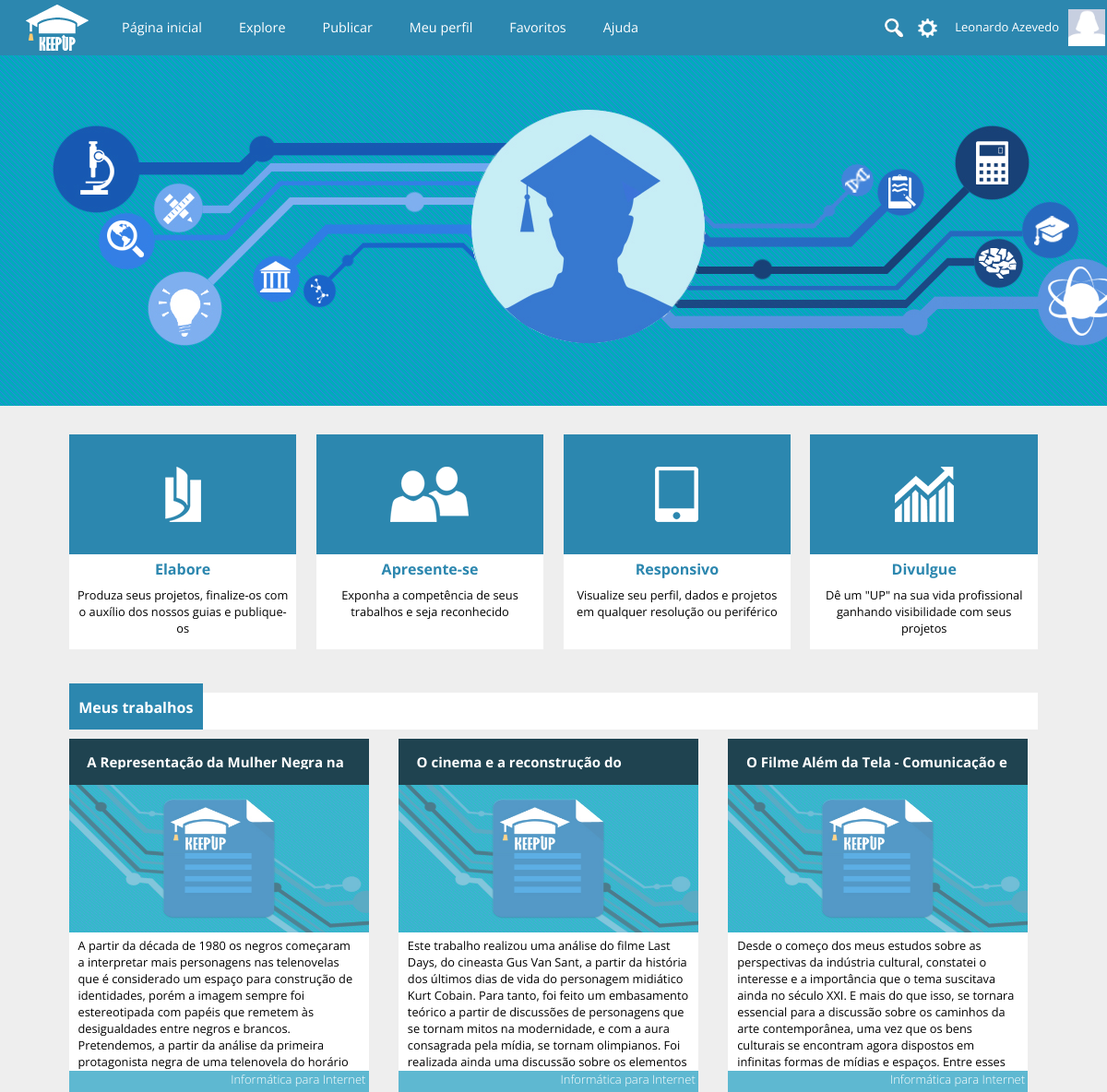
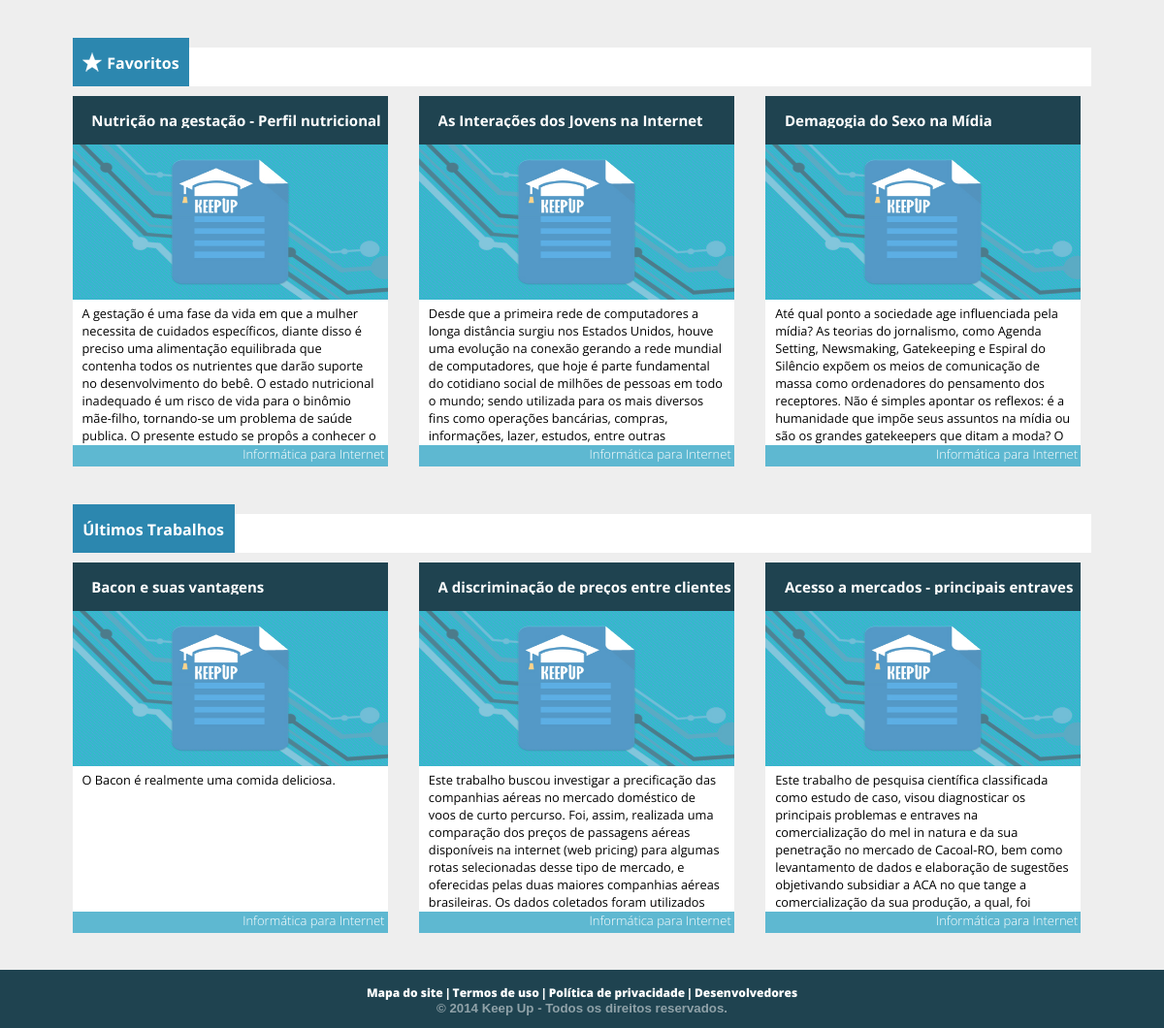
Screenshot of / (signed in) with the database file from the repository (2 pictures, top to bottom).
### tables this page shows
CREATE TABLE `trabalho` (
  `cd_trabalho` int(11) NOT NULL AUTO_INCREMENT,
  `nm_titulo` varchar(200) NOT NULL,
  `ds_resumo` text,
  `cd_escola` int(11) NOT NULL,
  `cd_curso` int(11) NOT NULL,
  `dt_publicado` datetime NOT NULL,
  `aa_publicacao` int(4) NOT NULL,
  `tx_pchave` varchar(255) DEFAULT '',
  PRIMARY KEY (`cd_trabalho`),
  KEY `fk_trabalhoescola` (`cd_escola`),
  KEY `fk_trabalhocurso` (`cd_curso`),
  CONSTRAINT `fk_trabalhocurso` FOREIGN KEY (`cd_curso`) REFERENCES `curso` (`cd_curso`),
  CONSTRAINT `fk_trabalhoescola` FOREIGN KEY (`cd_escola`) REFERENCES `escola` (`cd_escola`)
);

### sessao.php (called while the page is built, shortened)
<?php
if(isset($_SESSION["logado"]) && $_SESSION["logado"] == true) {
	$sessao = $_SESSION;
}
?>

### conexao.class.php (called while the page is built, shortened)
<?php
class Conexao {
	private $host = "localhost";
	private $usuario = "root";
	private $senha = "usbw";
	private $banco = "keepup";
	private function conectar() {
		if($this->conexao = mysql_connect($this->host, $this->usuario, $this->senha)) {
			if($this->conexaoBanco = mysql_select_db($this->banco)) {
				return $this;
			}
		}
		die("conexao.class:20". mysql_error());
	}
	public function consultar($sql) {
		if($query = mysql_query($sql)) {
			$arr_resultado = array();
			while($resultado = mysql_fetch_array($query)) {
				array_push($arr_resultado, $resultado);
			}
			return $arr_resultado;
		}
		else {
			echo "conexao:39: ".mysql_error();
			$this->desconectar();
			return false;
		}
	}
}
?>

### public_html/index.php (the view, shortened to what this page needs)
<?php
require("../sessao.php");
require("../conexao.class.php");
$conexao = new Conexao();
if($logado) {
    if($sessao["tipoConta"] == "A") {
    	$codigoPerfil = $_SESSION["cd_aluno"];
    	$consulta =
    		"SELECT
    			t.nm_titulo 'titulo',
    			t.ds_resumo 'resumo',
    			t.cd_trabalho 'cd'
    		FROM
    			trabalho t, autoria a
    		WHERE
    			t.cd_trabalho = a.cd_trabalho and
    			a.cd_aluno = $codigoPerfil
    		ORDER BY
    			t.dt_publicado DESC
    		LIMIT 3";
    }
	$sessao["trabalhosUsuario"] = $conexao->consultar($consulta);
    if($sessao["tipoConta"] == "A") {
    	$favsql =
    		"SELECT
    			t.*
    		FROM
    			trabalho t, favorito f
    		WHERE
    			t.cd_trabalho = f.cd_trabalho and
    			f.cd_aluno = {$sessao["cd_aluno"]}
    		ORDER BY
    			f.dt_favoritado DESC
    		LIMIT 3";
    	$sessao["favoritos"] = $conexao->consultar($favsql);
    }
}
$consulta =
	"SELECT
		t.nm_titulo,
		c.nm_curso,
		t.ds_resumo,
		t.cd_trabalho
	FROM
		trabalho t, curso c
	WHERE
		t.cd_curso = c.cd_curso
	ORDER BY
		t.dt_publicado DESC
	LIMIT 3";
$sessao["trabalhosRecentes"] = $conexao->consultar($consulta);
?>
<!doctype html>
<html>
<head>
	<link href="cs/estilo_index.css" rel="stylesheet" type="text/css" />
    <link href="cs/global.css" rel="stylesheet" type="text/css" />
</head>
<body>
<?php include "header.php"; ?>
    				<div id='video_background'>
                    	<div class="slide" id="slide1">
                       	</div>
                    </div>
    <Section>
        <div id="vantagens">
                <div class="vantagens">
                    <div class="icones" id="i1"> </div>
                    	<h1> Elabore </h1>
                        <p>
                        Produza seus projetos, finalize-os com o auxílio dos nossos guias e publique-os
                        </p>
		</div>
                <div class="vantagens">
                    <div class="icones" id="i2"> </div>
                    <h1> Apresente-se </h1>
                        <p>
						Exponha a competência de seus trabalhos e seja reconhecido
                        </p>
                </div>
                <div class="vantagens">
                    <div class="icones" id="i3"> </div>
                    <h1> Responsivo </h1>
                        <p>
                        Visualize seu perfil, dados e projetos em qualquer resolução ou periférico
                        </p>
                </div>
                <div class="vantagens">
                    <div class="icones" id="i4"> </div>
                    <h1> Divulgue </h1>
                        <p>
                       Dê um "UP" na sua vida profissional ganhando visibilidade com seus projetos
                        </p>
                </div>
        </div>
					<?php if(isset($sessao["trabalhosUsuario"]) && sizeof($sessao["trabalhosUsuario"]) > 0) { ?>
        <div id="trabalhos">
        	<div class="UltimosTrabalhos">
            	<a href="#">
                    <div class="latest_posts"> <h1>Meus trabalhos</h1> </div>
                </a>
            </div>
            <article class="links_trabalhos">
    			<?php foreach($sessao["trabalhosUsuario"] as $trabalho) { ?>
                <a href="trabalho.php?t=<?php echo $trabalho["cd"]; ?>">
                    <div class="box_monografia" id="fav1">
                         <div class="each_titulo_area">
                            <div class="each_titulo"> <h1> <?php echo $trabalho["titulo"]; ?> </h1> </div>
                        </div>
                        <div class="each_icon">
                            <img src="images/<?php if(isset($trabalho["url_imagem"]) and strlen($trabalho["url_imagem"]) > 3) echo $trabalho["url_imagem"]; else echo "imagens_monografias/img_vis.jpg"; ?>" class="imagens_index">
                        </div>
                        <div class="each_resumo">
                            <p> <?php echo $trabalho["resumo"]; ?></p>
                        </div>
                        <div class="each_autor_curso">
                            <h1>
                            Informática para Internet
                            </h1>
                        </div>
                    </div>
                </a>
             <?php  } ?>
            </article>
      	</div>
        <?php } ?>
					<?php if(isset($sessao["favoritos"]) && sizeof($sessao["favoritos"]) > 0) { ?>
        <div id="trabalhos">
        	<div class="UltimosTrabalhos">
            	<a href="#">
                    <div class="latest_posts"> <h1>  <img src="images/index_icons/star.png" style="float:left; margin-right:5px;">Favoritos </h1> </div>
                </a>
            </div>
            <article class="links_trabalhos">
			<?php foreach($sessao["favoritos"] as $trabaho) { ?>
            <a href="trabalho.php?t=<?php echo $trabaho["cd_trabalho"]; ?>">
                <div class="box_monografia" id="fav1">
                     <div class="each_titulo_area">
                        <div class="each_titulo"> <h1> <?php echo $trabaho["nm_titulo"]; ?> </h1> </div>
                    </div>
                    <div class="each_icon">
                        <img src="images/<?php if(isset($trabaho["url_imagem"]) and strlen($trabaho["url_imagem"]) > 3) echo $trabaho["url_imagem"]; else echo "imagens_monografias/img_vis.jpg"; ?>" class="imagens_index">
                    </div>
                    <div class="each_resumo">
                        <p> <?php echo $trabaho["ds_resumo"]; ?></p>
                    </div>
                    <div class="each_autor_curso">
                        <h1>
                        Informática para Internet
                        </h1>
                    </div>
                </div>
                </a>
             <?php  } ?>
            </article>
      	</div>
        <?php } ?>
        <div id="trabalhos">
        	<div class="UltimosTrabalhos">
            	<div class="latest_posts"> <h1> Últimos Trabalhos </h1> </div>
            </div>
            <?php if(isset($sessao["trabalhosRecentes"]) && sizeof($sessao["trabalhosRecentes"]) > 0) { ?>
            <article class="links_trabalhos">
            	<?php foreach($sessao["trabalhosRecentes"] as $trabalho) { ?>
                <a href="trabalho.php?t=<?php echo $trabalho["cd_trabalho"]; ?>">
                <div class="box_monografia" id="ult1">
                	<div class="each_titulo_area">
                        <div class="each_titulo"> <h1><?php echo $trabalho["nm_titulo"]; ?></h1> </div>
                    </div>
                	<div class="each_icon">
                    	<img src="images/<?php if(isset($trabalho["url_imagem"]) and strlen($trabalho["url_imagem"]) > 3) echo $trabalho["url_imagem"]; else echo "imagens_monografias/img_vis.jpg"; ?>" class="imagens_index">
                    </div>
                    <div class="each_resumo">
                    	<p><?php echo $trabalho["ds_resumo"]; ?>
                        </p>
                    </div>
                    <div class="each_autor_curso">
                    	<h1>
                       <a href="#"> Informática para Internet </a>
                        </h1>
                    </div>
                    </div>
                </a>
                    <?php } ?>
                </div>
                <?php }
				else { ?>
					<p>Nenhum trabalho recente</p>
				<?php } ?>
    </Section>
    <footer>
            <div id="footer_centralizado">
                <p>
                <a href="#"> Mapa do site </a> |
                <a href="#"> Termos de uso </a> |
                <a href="#"> Política de privacidade </a> |
                <a href="#"> Desenvolvedores  </a>
                </p>
            		<h5> © 2014 Keep Up - Todos os direitos reservados. </h5>
            </div>
        </footer>
</body>
</html>

### public_html/cs/estilo_index.css (style rules this page uses)
#slide1 { background-image:url(../images/slide3_1.jpg); background-repeat:no-repeat; background-position: right right; background-size:cover; }
section { width:95%;height:auto; margin:auto; }
#video_background { min-width: 100%; width: auto; z-index: -1000; overflow: hidden; height: 400px; }
#video_background .slide { width: 100%; height: 100%; display: none; background-color:#2c87af; margin-top:-20px; }
#trabalhos { width:95%; height:470px; margin:auto; padding-top:1%; }
.UltimosTrabalhos { background-color:white; height:40px; margin-top:20px; width:97%; margin:auto; }
.imagens_index { width:100%; height:100%; text-align:left; position:relative; opacity:.8; -webkit-transition: opacity; -webkit-transition-duration:0.1s ; -webkit-transition-timing-function:ease-in; }
.latest_posts { float:left; width:auto; padding-left:1%; padding-right:1%; height:50px; margin-top:-10px; background-color:#2c87af; color:white; }
.latest_posts h1 { font-size:16px; margin-top:15px; }
.links_trabalhos { width:100%; height:320px; margin:auto; }
.box_monografia { margin-top:10px; float:left; width:30%; margin-left:1.5%; margin-right:1.5%; height:auto; }
.each_icon { width:100%; height:160px; background-color:white; text-align:center; }
.each_titulo_area { width:100%; height:50px; background-color:#1f4350; }
.each_titulo { width:94%; height:33px; float:right; color:white; overflow:hidden; }
.each_titulo h1 { margin:0; margin-top:15px; font-size:15px }
.each_resumo { width:94%; height:150px; background-color:white; float:right; padding-left:3%; padding-right:3%; overflow:hidden; z-index:-5; color:black; }
.each_resumo p { font-size:0.8em; margin:0; margin-top:5px; }
.each_autor_curso { width:auto; padding:1%; height:20px; margin-top:146px; text-align:right; background-color:#5eb8d1; color:white; }
.each_autor_curso h1 { margin:0; font-size:13px; font-weight:100; }
a:link { color:white; text-decoration:none }
#vantagens { width:94%; height:200px; margin:auto; padding:1%; margin-bottom:5%; }
.vantagens { width:23%; margin-left:1%; margin-right:1%; height:200px; padding-bottom:3%; background-color:white; float:left; }
.vantagens h1 { margin:auto; margin-top:5px; text-align:center; font-size:1em; color:#2c87af; font-weight:700 }
.vantagens p { margin:auto; text-align:center; font-size:0.8em ; margin-left:2%; margin-right:2%; margin-top:3% }
.icones { width:100%; background-color:#2c87af; height:130px; }
#i1 { background-image:url(../images/index_icons/i1.png); background-position:center; background-repeat:no-repeat; -webkit-transition-property: background-color; -webkit-transition-duration: 0.1s; -webkit-transition-timing-function: linear; -moz-transition-property: background-color; -moz-transition-duration: 0.1s; -moz-transition-timing-function: linear; transition-property: background-color; transition-duration: 0.1s; transition-timing-function: linear; }
#i2 { background-image:url(../images/index_icons/i2.png); background-position:center; background-repeat:no-repeat; -webkit-transition-property: background-color; -webkit-transition-duration: 0.1s; -webkit-transition-timing-function: linear; -moz-transition-property: background-color; -moz-transition-duration: 0.1s; -moz-transition-timing-function: linear; transition-property: background-color; transition-duration: 0.1s; transition-timing-function: linear; }
#i3 { background-image:url(../images/index_icons/i3.png); background-position:center; background-repeat:no-repeat; -webkit-transition-property: background-color; -webkit-transition-duration: 0.1s; -webkit-transition-timing-function: linear; -moz-transition-property: background-color; -moz-transition-duration: 0.1s; -moz-transition-timing-function: linear; transition-property: background-color; transition-duration: 0.1s; transition-timing-function: linear; }
#i4 { background-image:url(../images/index_icons/i4.png); background-position:center; background-repeat:no-repeat; -webkit-transition-property: background-color; -webkit-transition-duration: 0.1s; -webkit-transition-timing-function: linear; -moz-transition-property: background-color; -moz-transition-duration: 0.1s; -moz-transition-timing-function: linear; transition-property: background-color; transition-duration: 0.1s; transition-timing-function: linear; }

### rows the page displays
trabalho: nm_titulo "A Representação da Mulher Negra na…", ds_resumo "A partir da década de 1980 os negros começaram a interpretar mais personagens nas telenovelas que é considerado um espaço para construção de identidades, porém a imagem sempre foi estereotipada com papéis que remetem às desigualdades entre negros e brancos. Pretendemos, a partir da análise da primeira protagonista negra de uma telenovela do horário…"
trabalho: nm_titulo "O cinema e a reconstrução do…", ds_resumo "Este trabalho realizou uma análise do filme Last Days, do cineasta Gus Van Sant, a partir da história dos últimos dias de vida do personagem midiático Kurt Cobain. Para tanto, foi feito um embasamento teórico a partir de discussões de personagens que se tornam mitos na modernidade, e com a aura consagrada pela mídia, se tornam olimpianos. Foi realizada ainda uma discussão sobre os elementos…"
trabalho: nm_titulo "O Filme Além da Tela - Comunicação e…", ds_resumo "Desde o começo dos meus estudos sobre as perspectivas da indústria cultural, constatei o interesse e a importância que o tema suscitava ainda no século XXI. E mais do que isso, se tornara essencial para a discussão sobre os caminhos da arte contemporânea, uma vez que os bens culturais se encontram agora dispostos em infinitas formas de mídias e espaços. Entre esses…"
trabalho: nm_titulo "Nutrição na gestação - Perfil nutricional…", ds_resumo "A gestação é uma fase da vida em que a mulher necessita de cuidados específicos, diante disso é preciso uma alimentação equilibrada que contenha todos os nutrientes que darão suporte no desenvolvimento do bebê. O estado nutricional inadequado é um risco de vida para o binômio mãe-filho, tornando-se um problema de saúde publica. O presente estudo se propôs a conhecer o…"
trabalho: nm_titulo "As Interações dos Jovens na Internet", ds_resumo "Desde que a primeira rede de computadores a longa distância surgiu nos Estados Unidos, houve uma evolução na conexão gerando a rede mundial de computadores, que hoje é parte fundamental do cotidiano social de milhões de pessoas em todo o mundo; sendo utilizada para os mais diversos fins como operações bancárias, compras, informações, lazer, estudos, entre outras…"
trabalho: nm_titulo "Demagogia do Sexo na Mídia", ds_resumo "Até qual ponto a sociedade age influenciada pela mídia? As teorias do jornalismo, como Agenda Setting, Newsmaking, Gatekeeping e Espiral do Silêncio expõem os meios de comunicação de massa como ordenadores do pensamento dos receptores. Não é simples apontar os reflexos: é a humanidade que impõe seus assuntos na mídia ou são os grandes gatekeepers que ditam a moda? O…"
trabalho: nm_titulo "Bacon e suas vantagens", ds_resumo "O Bacon é realmente uma comida deliciosa."
trabalho: nm_titulo "A discriminação de preços entre clientes…", ds_resumo "Este trabalho buscou investigar a precificação das companhias aéreas no mercado doméstico de voos de curto percurso. Foi, assim, realizada uma comparação dos preços de passagens aéreas disponíveis na internet (web pricing) para algumas rotas selecionadas desse tipo de mercado, e oferecidas pelas duas maiores companhias aéreas brasileiras. Os dados coletados foram utilizados…"
trabalho: nm_titulo "Acesso a mercados - principais entraves…", ds_resumo "Este trabalho de pesquisa científica classificada como estudo de caso, visou diagnosticar os principais problemas e entraves na comercialização do mel in natura e da sua penetração no mercado de Cacoal-RO, bem como levantamento de dados e elaboração de sugestões objetivando subsidiar a ACA no que tange a comercialização da sua produção, a qual, foi…"

### other values shown
$sessao["nome"] "Leonardo Azevedo"
